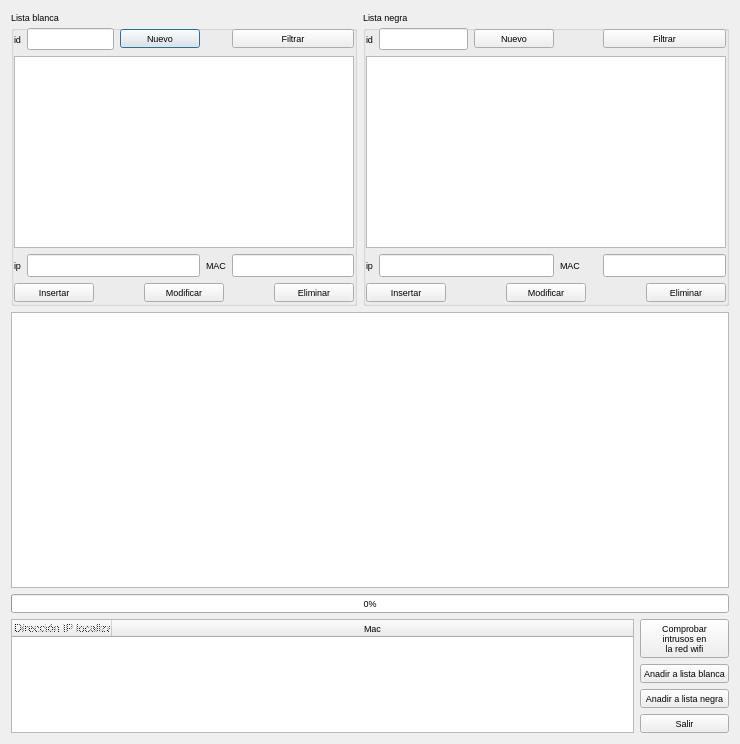
<?xml version="1.0" encoding="UTF-8"?>
<ui version="4.0">
 <class>wifi</class>
 <widget class="QDialog" name="wifi">
  <property name="geometry">
   <rect>
    <x>0</x>
    <y>0</y>
    <width>740</width>
    <height>744</height>
   </rect>
  </property>
  <property name="font">
   <font>
    <pointsize>7</pointsize>
   </font>
  </property>
  <property name="windowTitle">
   <string>Supervisar red privada</string>
  </property>
  <property name="windowIcon">
   <iconset resource="recoverdrake.qrc">
    <normaloff>:/Imagenes/tux.png</normaloff>:/Imagenes/tux.png</iconset>
  </property>
  <property name="styleSheet">
   <string notr="true"/>
  </property>
  <layout class="QGridLayout" name="gridLayout_5">
   <item row="1" column="0">
    <widget class="QTextEdit" name="textEdit">
     <property name="enabled">
      <bool>true</bool>
     </property>
     <property name="font">
      <font>
       <pointsize>7</pointsize>
      </font>
     </property>
     <property name="readOnly">
      <bool>true</bool>
     </property>
    </widget>
   </item>
   <item row="2" column="0">
    <widget class="QProgressBar" name="progressBar">
     <property name="value">
      <number>0</number>
     </property>
    </widget>
   </item>
   <item row="0" column="0">
    <layout class="QGridLayout" name="gridLayout">
     <item row="0" column="0">
      <widget class="QGroupBox" name="groupBox">
       <property name="title">
        <string>Lista blanca</string>
       </property>
       <layout class="QGridLayout" name="gridLayout_6">
        <property name="leftMargin">
         <number>0</number>
        </property>
        <property name="topMargin">
         <number>0</number>
        </property>
        <property name="rightMargin">
         <number>0</number>
        </property>
        <property name="bottomMargin">
         <number>0</number>
        </property>
        <item row="0" column="0">
         <widget class="QLabel" name="label_4">
          <property name="text">
           <string>id</string>
          </property>
         </widget>
        </item>
        <item row="0" column="1">
         <widget class="QLineEdit" name="lineEdit_3"/>
        </item>
        <item row="0" column="2">
         <widget class="QPushButton" name="pushButton_11">
          <property name="text">
           <string>Nuevo</string>
          </property>
          <property name="icon">
           <iconset resource="recoverdrake.qrc">
            <normaloff>:/Imagenes/borrar.png</normaloff>:/Imagenes/borrar.png</iconset>
          </property>
         </widget>
        </item>
        <item row="0" column="3">
         <spacer name="horizontalSpacer">
          <property name="orientation">
           <enum>Qt::Horizontal</enum>
          </property>
          <property name="sizeHint" stdset="0">
           <size>
            <width>21</width>
            <height>20</height>
           </size>
          </property>
         </spacer>
        </item>
        <item row="0" column="4">
         <widget class="QPushButton" name="pushButton_7">
          <property name="text">
           <string>Filtrar</string>
          </property>
          <property name="icon">
           <iconset resource="recoverdrake.qrc">
            <normaloff>:/Imagenes/embudo.png</normaloff>:/Imagenes/embudo.png</iconset>
          </property>
         </widget>
        </item>
        <item row="1" column="0" colspan="5">
         <widget class="QTableView" name="tableView">
          <property name="alternatingRowColors">
           <bool>true</bool>
          </property>
          <property name="selectionBehavior">
           <enum>QAbstractItemView::SelectRows</enum>
          </property>
          <property name="sortingEnabled">
           <bool>true</bool>
          </property>
         </widget>
        </item>
        <item row="2" column="0">
         <widget class="QLabel" name="label_3">
          <property name="text">
           <string>ip</string>
          </property>
         </widget>
        </item>
        <item row="2" column="1" colspan="2">
         <widget class="QLineEdit" name="lineEdit_5">
          <property name="font">
           <font>
            <pointsize>10</pointsize>
            <weight>75</weight>
            <italic>true</italic>
            <bold>true</bold>
           </font>
          </property>
         </widget>
        </item>
        <item row="2" column="3">
         <widget class="QLabel" name="label">
          <property name="text">
           <string>MAC</string>
          </property>
         </widget>
        </item>
        <item row="2" column="4">
         <widget class="QLineEdit" name="lineEdit">
          <property name="font">
           <font>
            <pointsize>10</pointsize>
            <weight>75</weight>
            <italic>true</italic>
            <bold>true</bold>
           </font>
          </property>
         </widget>
        </item>
        <item row="3" column="0" colspan="5">
         <layout class="QGridLayout" name="gridLayout_3">
          <item row="0" column="4">
           <widget class="QPushButton" name="pushButton_3">
            <property name="text">
             <string>Eliminar</string>
            </property>
            <property name="icon">
             <iconset resource="recoverdrake.qrc">
              <normaloff>:/Imagenes/bad.png</normaloff>:/Imagenes/bad.png</iconset>
            </property>
           </widget>
          </item>
          <item row="0" column="1">
           <spacer name="horizontalSpacer_2">
            <property name="orientation">
             <enum>Qt::Horizontal</enum>
            </property>
            <property name="sizeHint" stdset="0">
             <size>
              <width>40</width>
              <height>20</height>
             </size>
            </property>
           </spacer>
          </item>
          <item row="0" column="2">
           <widget class="QPushButton" name="pushButton_10">
            <property name="text">
             <string>Modificar</string>
            </property>
            <property name="icon">
             <iconset resource="recoverdrake.qrc">
              <normaloff>:/Imagenes/sustituir.png</normaloff>:/Imagenes/sustituir.png</iconset>
            </property>
           </widget>
          </item>
          <item row="0" column="0">
           <widget class="QPushButton" name="pushButton">
            <property name="text">
             <string>Insertar</string>
            </property>
            <property name="icon">
             <iconset resource="recoverdrake.qrc">
              <normaloff>:/Imagenes/good.png</normaloff>:/Imagenes/good.png</iconset>
            </property>
           </widget>
          </item>
          <item row="0" column="3">
           <spacer name="horizontalSpacer_3">
            <property name="orientation">
             <enum>Qt::Horizontal</enum>
            </property>
            <property name="sizeHint" stdset="0">
             <size>
              <width>40</width>
              <height>20</height>
             </size>
            </property>
           </spacer>
          </item>
         </layout>
        </item>
       </layout>
      </widget>
     </item>
     <item row="0" column="1">
      <widget class="QGroupBox" name="groupBox_2">
       <property name="title">
        <string>Lista negra</string>
       </property>
       <layout class="QGridLayout" name="gridLayout_7">
        <property name="leftMargin">
         <number>0</number>
        </property>
        <property name="topMargin">
         <number>0</number>
        </property>
        <property name="rightMargin">
         <number>0</number>
        </property>
        <property name="bottomMargin">
         <number>0</number>
        </property>
        <item row="0" column="0">
         <widget class="QLabel" name="label_5">
          <property name="text">
           <string>id</string>
          </property>
         </widget>
        </item>
        <item row="0" column="1">
         <widget class="QLineEdit" name="lineEdit_4"/>
        </item>
        <item row="0" column="2">
         <widget class="QPushButton" name="pushButton_12">
          <property name="text">
           <string>Nuevo</string>
          </property>
          <property name="icon">
           <iconset resource="recoverdrake.qrc">
            <normaloff>:/Imagenes/borrar.png</normaloff>:/Imagenes/borrar.png</iconset>
          </property>
         </widget>
        </item>
        <item row="0" column="4">
         <widget class="QPushButton" name="pushButton_9">
          <property name="text">
           <string>Filtrar</string>
          </property>
          <property name="icon">
           <iconset resource="recoverdrake.qrc">
            <normaloff>:/Imagenes/embudo.png</normaloff>:/Imagenes/embudo.png</iconset>
          </property>
         </widget>
        </item>
        <item row="1" column="0" colspan="5">
         <widget class="QTableView" name="tableView_2">
          <property name="alternatingRowColors">
           <bool>true</bool>
          </property>
          <property name="selectionBehavior">
           <enum>QAbstractItemView::SelectRows</enum>
          </property>
          <property name="sortingEnabled">
           <bool>true</bool>
          </property>
         </widget>
        </item>
        <item row="2" column="0">
         <widget class="QLabel" name="label_6">
          <property name="text">
           <string>ip</string>
          </property>
         </widget>
        </item>
        <item row="2" column="1" colspan="2">
         <widget class="QLineEdit" name="lineEdit_6">
          <property name="font">
           <font>
            <pointsize>10</pointsize>
            <weight>75</weight>
            <italic>true</italic>
            <bold>true</bold>
           </font>
          </property>
         </widget>
        </item>
        <item row="2" column="3">
         <widget class="QLabel" name="label_2">
          <property name="text">
           <string>MAC</string>
          </property>
         </widget>
        </item>
        <item row="2" column="4">
         <widget class="QLineEdit" name="lineEdit_2">
          <property name="font">
           <font>
            <pointsize>10</pointsize>
            <weight>75</weight>
            <italic>true</italic>
            <bold>true</bold>
           </font>
          </property>
         </widget>
        </item>
        <item row="3" column="0" colspan="5">
         <layout class="QGridLayout" name="gridLayout_2">
          <item row="0" column="1">
           <spacer name="horizontalSpacer_4">
            <property name="orientation">
             <enum>Qt::Horizontal</enum>
            </property>
            <property name="sizeHint" stdset="0">
             <size>
              <width>40</width>
              <height>20</height>
             </size>
            </property>
           </spacer>
          </item>
          <item row="0" column="0">
           <widget class="QPushButton" name="pushButton_2">
            <property name="text">
             <string>Insertar</string>
            </property>
            <property name="icon">
             <iconset resource="recoverdrake.qrc">
              <normaloff>:/Imagenes/good.png</normaloff>:/Imagenes/good.png</iconset>
            </property>
           </widget>
          </item>
          <item row="0" column="2">
           <widget class="QPushButton" name="pushButton_8">
            <property name="text">
             <string>Modificar</string>
            </property>
            <property name="icon">
             <iconset resource="recoverdrake.qrc">
              <normaloff>:/Imagenes/sustituir.png</normaloff>:/Imagenes/sustituir.png</iconset>
            </property>
           </widget>
          </item>
          <item row="0" column="4">
           <widget class="QPushButton" name="pushButton_5">
            <property name="text">
             <string>Eliminar</string>
            </property>
            <property name="icon">
             <iconset resource="recoverdrake.qrc">
              <normaloff>:/Imagenes/bad.png</normaloff>:/Imagenes/bad.png</iconset>
            </property>
           </widget>
          </item>
          <item row="0" column="3">
           <spacer name="horizontalSpacer_5">
            <property name="orientation">
             <enum>Qt::Horizontal</enum>
            </property>
            <property name="sizeHint" stdset="0">
             <size>
              <width>40</width>
              <height>20</height>
             </size>
            </property>
           </spacer>
          </item>
         </layout>
        </item>
        <item row="0" column="3">
         <spacer name="horizontalSpacer_6">
          <property name="orientation">
           <enum>Qt::Horizontal</enum>
          </property>
          <property name="sizeHint" stdset="0">
           <size>
            <width>40</width>
            <height>20</height>
           </size>
          </property>
         </spacer>
        </item>
       </layout>
      </widget>
     </item>
    </layout>
   </item>
   <item row="3" column="0">
    <layout class="QGridLayout" name="gridLayout_4">
     <item row="4" column="2">
      <widget class="QPushButton" name="pushButton_4">
       <property name="text">
        <string>Salir</string>
       </property>
       <property name="icon">
        <iconset resource="recoverdrake.qrc">
         <normaloff>:/Imagenes/puerta.png</normaloff>:/Imagenes/puerta.png</iconset>
       </property>
      </widget>
     </item>
     <item row="1" column="0" rowspan="4">
      <widget class="QTableWidget" name="tableWidget">
       <property name="autoScrollMargin">
        <number>26</number>
       </property>
       <property name="sortingEnabled">
        <bool>true</bool>
       </property>
       <attribute name="horizontalHeaderCascadingSectionResizes">
        <bool>true</bool>
       </attribute>
       <attribute name="horizontalHeaderMinimumSectionSize">
        <number>100</number>
       </attribute>
       <attribute name="horizontalHeaderShowSortIndicator" stdset="0">
        <bool>true</bool>
       </attribute>
       <attribute name="horizontalHeaderStretchLastSection">
        <bool>true</bool>
       </attribute>
       <attribute name="verticalHeaderCascadingSectionResizes">
        <bool>true</bool>
       </attribute>
       <attribute name="verticalHeaderDefaultSectionSize">
        <number>50</number>
       </attribute>
       <attribute name="verticalHeaderMinimumSectionSize">
        <number>50</number>
       </attribute>
       <attribute name="verticalHeaderShowSortIndicator" stdset="0">
        <bool>true</bool>
       </attribute>
       <attribute name="verticalHeaderStretchLastSection">
        <bool>true</bool>
       </attribute>
       <column>
        <property name="text">
         <string>Dirección IP localizada</string>
        </property>
        <property name="font">
         <font>
          <pointsize>8</pointsize>
          <kerning>true</kerning>
         </font>
        </property>
        <property name="textAlignment">
         <set>AlignLeft|AlignVCenter</set>
        </property>
        <property name="foreground">
         <brush brushstyle="Dense4Pattern">
          <color alpha="255">
           <red>0</red>
           <green>0</green>
           <blue>0</blue>
          </color>
         </brush>
        </property>
        <property name="icon">
         <iconset resource="recoverdrake.qrc">
          <normaloff>:/Imagenes/madwifi-logo-20081106-2.png</normaloff>:/Imagenes/madwifi-logo-20081106-2.png</iconset>
        </property>
       </column>
       <column>
        <property name="text">
         <string>Mac</string>
        </property>
       </column>
      </widget>
     </item>
     <item row="3" column="2">
      <widget class="QPushButton" name="pushButton_14">
       <property name="text">
        <string>Anadir a lista negra</string>
       </property>
       <property name="icon">
        <iconset resource="recoverdrake.qrc">
         <normaloff>:/Imagenes/peligro.png</normaloff>:/Imagenes/peligro.png</iconset>
       </property>
      </widget>
     </item>
     <item row="2" column="2">
      <widget class="QPushButton" name="pushButton_13">
       <property name="text">
        <string>Anadir a lista blanca</string>
       </property>
       <property name="icon">
        <iconset resource="recoverdrake.qrc">
         <normaloff>:/Imagenes/thumbs_up.png</normaloff>:/Imagenes/thumbs_up.png</iconset>
       </property>
      </widget>
     </item>
     <item row="1" column="2">
      <widget class="QPushButton" name="pushButton_6">
       <property name="text">
        <string>Comprobar 
intrusos en
la red wifi</string>
       </property>
       <property name="icon">
        <iconset resource="recoverdrake.qrc">
         <normaloff>:/Imagenes/Error.png</normaloff>:/Imagenes/Error.png</iconset>
       </property>
       <property name="iconSize">
        <size>
         <width>50</width>
         <height>50</height>
        </size>
       </property>
      </widget>
     </item>
    </layout>
   </item>
  </layout>
 </widget>
 <resources>
  <include location="recoverdrake.qrc"/>
 </resources>
 <connections/>
</ui>
